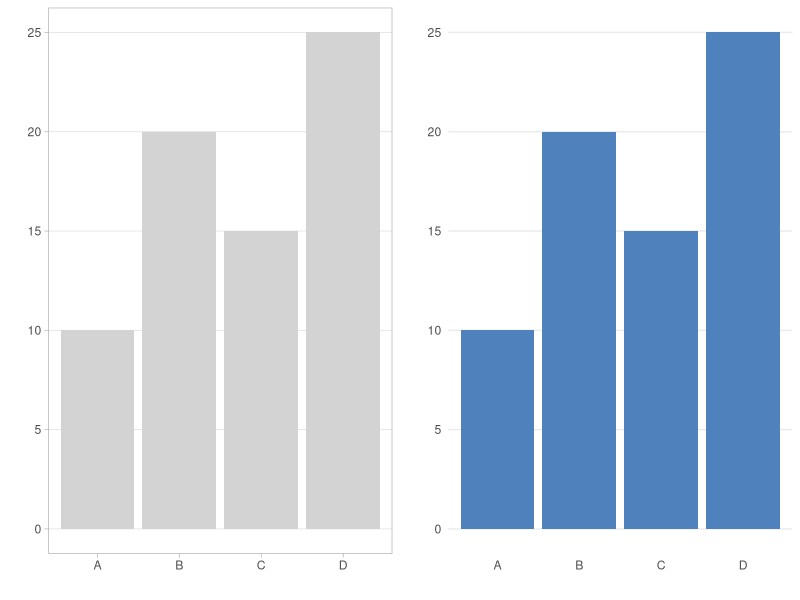
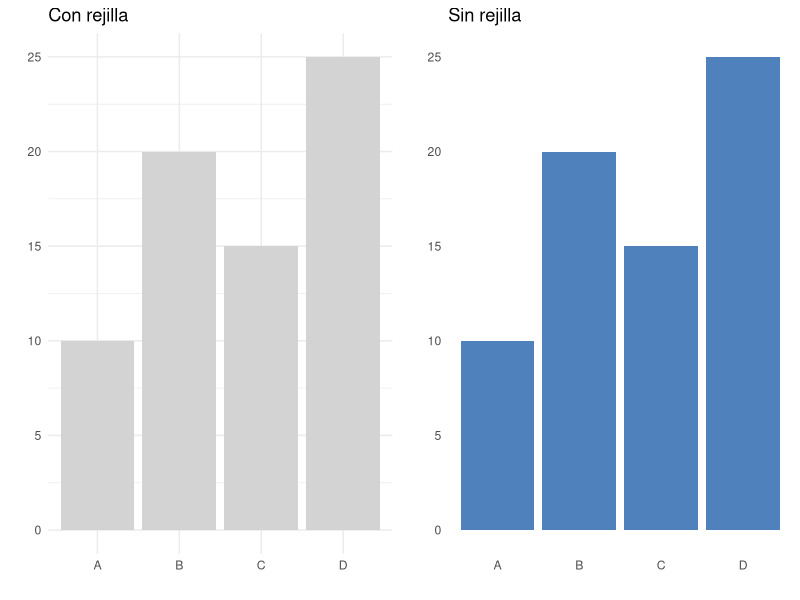
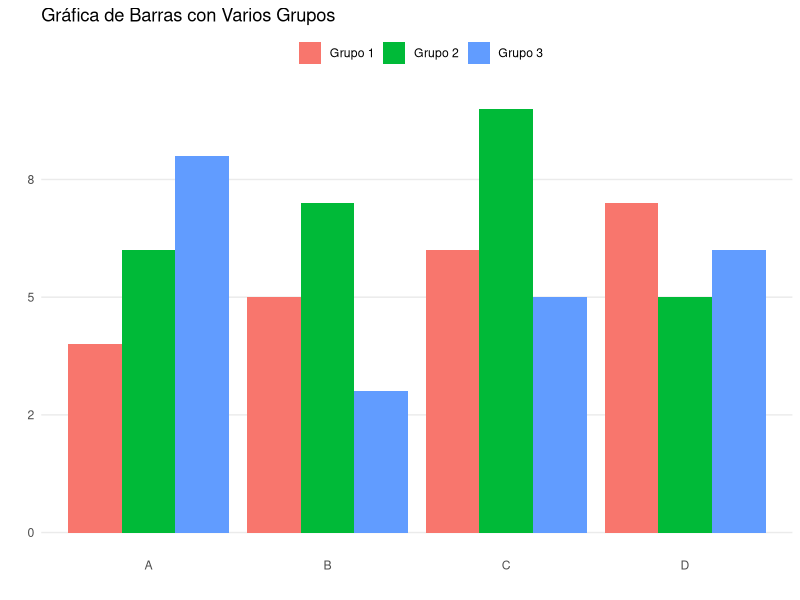

Reproduce these figures in R, in order.
## ---- chunk 1
#| label: fig-bordes
#| fig-cap: "A la izquierda una gráfica con marco frente a gráfica sin marco a su derecha."
library(ggplot2)
library(gridExtra)

# Crear el conjunto de datos
data_bar <- data.frame(
  categorias = c("A", "B", "C", "D"),
  valores = c(10, 20, 15, 25)
)

# Gráfico con bordes
plot_con_bordes <- ggplot(data_bar, aes(x = categorias, y = valores)) +
  geom_bar(stat = "identity", fill = "lightgray") +
  labs(x="", y="", "Con bordes") +
  theme_light() +
  theme(panel.grid.major.x = element_blank(),
        panel.grid.minor.x = element_blank(),
        panel.grid.minor.y = element_blank())


# Gráfico sin bordes
plot_sin_bordes <- ggplot(data_bar, aes(x = categorias, y = valores)) +
  geom_bar(stat = "identity", fill = "#4F81BD") +
  labs(x="", y="", "Con bordes") +
  theme_minimal() +
  theme(panel.border = element_blank()) +
  theme(panel.grid.major.x = element_blank(),
        panel.grid.minor.x = element_blank(),
        panel.grid.minor.y = element_blank())

# Mostrar ambos gráficos juntos
grid.arrange(plot_con_bordes, plot_sin_bordes, ncol = 2)
## ---- chunk 2
#| label: fig-rejilla
#| fig-cap: "Misma gráfica con y sin rejilla"
library(ggplot2)
library(gridExtra)

# Crear el conjunto de datos
data_bar <- data.frame(
  categorias = c("A", "B", "C", "D"),
  valores = c(10, 20, 15, 25)
)

# Gráfico con rejillas
plot_rejilla_saturada <- ggplot(data_bar, aes(x = categorias, y = valores)) +
  geom_bar(stat = "identity", fill = "lightgray") +
  labs(x="", y="", title="Con rejilla") +
  theme_minimal() 

# Gráfico sin rejilla
plot_rejilla_adecuada <- ggplot(data_bar, aes(x = categorias, y = valores)) +
  geom_bar(stat = "identity", fill = "#4F81BD") +
  labs(x="", y="", title="Sin rejilla") +
  theme_minimal() +
  theme(
    panel.grid.major.x = element_blank(), 
    panel.grid.minor.x = element_blank(), 
    panel.grid.major.y = element_blank(),
    panel.grid.minor.y = element_blank()
  ) 

# Mostrar ambos gráficos juntos
grid.arrange(plot_rejilla_saturada, plot_rejilla_adecuada, ncol = 2)
## ---- chunk 3
#| label: fig-mostrar-leyenda
#| fig-cap: "Gráfica con leyenda en la parte superior."
library(ggplot2)
library(scales)

# Crear un conjunto de datos simulado
data <- data.frame(
  Categoria = rep(c("A", "B", "C", "D"), each = 3),
  Grupo = rep(c("Grupo 1", "Grupo 2", "Grupo 3"), times = 4),
  Valor = c(4, 6, 8, 5, 7, 3, 6, 9, 5, 7, 5, 6)
)

# Crear la gráfica de barras
ggplot(data, aes(x = Categoria, y = Valor, fill = Grupo)) +
  geom_bar(stat = "identity", position = "dodge") +  # "dodge" separa los grupos
    scale_y_continuous(labels = scales::number_format(accuracy = 1))  +
  theme_minimal() +
  theme(
    panel.grid.major.x = element_blank(), 
    panel.grid.minor.x = element_blank(),
    panel.grid.minor.y = element_blank()
  ) +
  theme(legend.position = "top") +  # Posición de la leyenda en la parte superior
  labs(title = "Gráfica de Barras con Varios Grupos", x = "", y = "", fill = "") 
